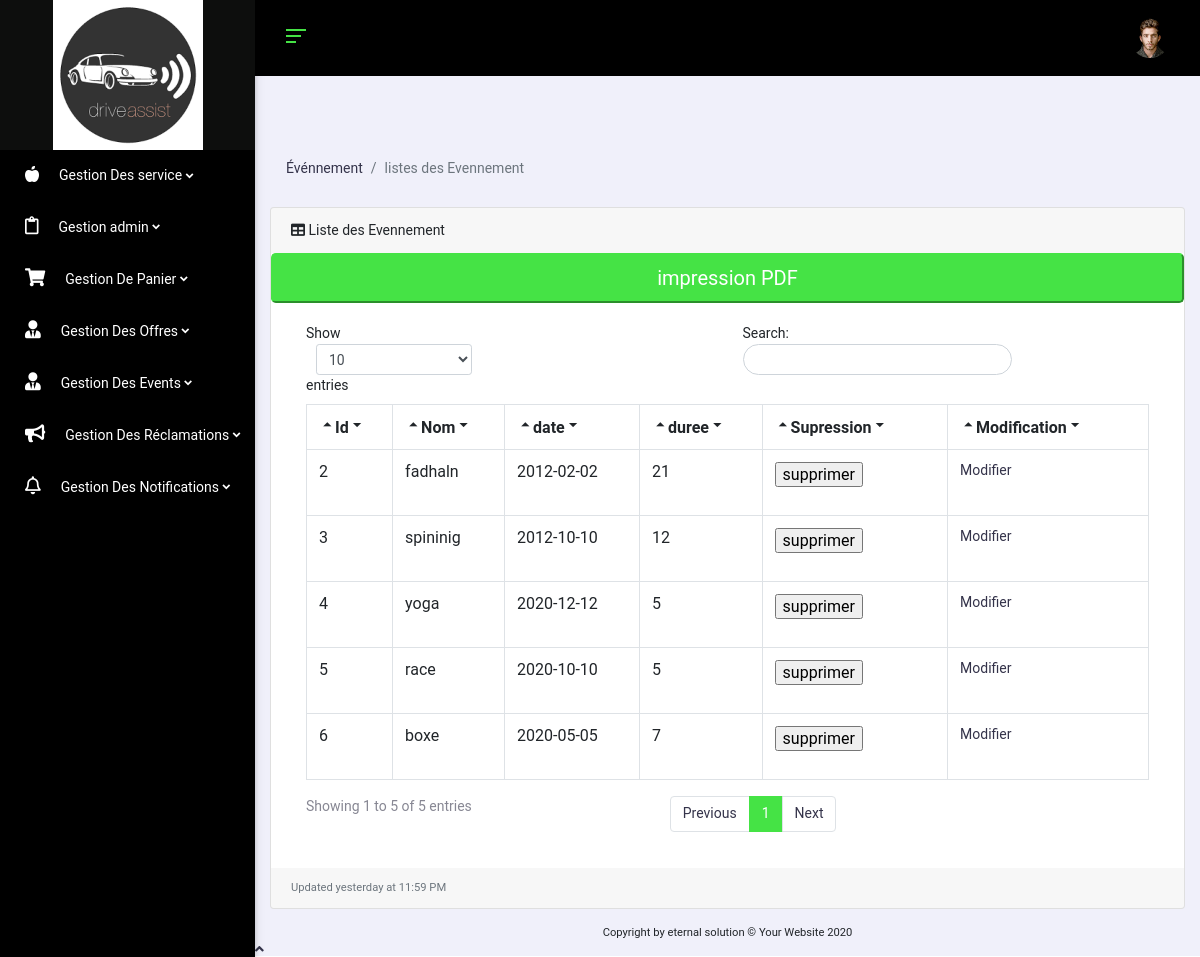
Screenshot of /back/afficherEvent.php with the database file from the repository.
### tables this page shows
CREATE TABLE IF NOT EXISTS `event` (
  `id` int(11) NOT NULL AUTO_INCREMENT,
  `nom` varchar(50) NOT NULL,
  `dateE` date NOT NULL,
  `duree` int(50) NOT NULL,
  PRIMARY KEY (`id`)
);

### controller/EventC.php (called while the page is built, shortened)
<?PHP
	class EventC {
		function afficherEvents(){
			$sql="SELECT * FROM event";
			$db = config::getConnexion();
			try{
				$liste = $db->query($sql);
				return $liste;
			}
			catch (Exception $e){
				die('Erreur: '.$e->getMessage());
			}
		}
	}
?>

### back/afficherEvent.php (the view, shortened to what this page needs)
<?PHP
	include "../controller/EventC.php";
	include "HeaderM.php";
	$EventC=new EventC();
	$listeUsers=$EventC->afficherEvents();
?>
<div class="content-wrapper">
    <div class="container-fluid">
        <ol class="breadcrumb">
            <li class="breadcrumb-item">
                <a href="#">Événnement</a>
            </li>
            <li class="breadcrumb-item active">listes des Evennement</li>
        </ol>
        <div class="card mb-3">
            <div class="card-header">
                <i class="fa fa-table"></i> Liste des Evennement</div>
            <button class="btn-lg btn-primary" onclick="imprimer_page()" value="Imprimer la Page" >impression PDF</button>
            <div class="card-body">
                <div class="table-responsive">
                    <table class="table table-bordered" id="dataTable" name="dataTable" width="100%" cellspacing="0">
                        <thead>
                        <tr>
                            <th>Id</th>
                            <th>Nom</th>
                            <th>date</th>
                            <th>duree</th>
                            <th>Supression</th>
                            <th>Modification</th>
                        </tr>
                        </thead>
                        <tbody>
			<?PHP
				foreach($listeUsers as $user){
			?>
				<tr>
					<td><?PHP echo $user['id']; ?></td>
					<td><?PHP echo $user['nom']; ?></td>
					<td><?PHP echo $user['dateE']; ?></td>
					<td><?PHP echo $user['duree']; ?></td>
 					<td>
						<form method="POST" action="supprimerEvent.php">
						<input type="submit" name="supprimer" value="supprimer">
						</form>
					</td>
					<td>
						<a href="modifierEvent.php?id=<?PHP echo $user['id']; ?>"> Modifier </a>
					</td>
				</tr>
			<?PHP
				}
			?>
		</table>
	</body>
</div>
</div>
<div class="card-footer small text-muted">Updated yesterday at 11:59 PM</div>
</div>
</div>
<?php include 'footer.php' ; ?>

### rows the page displays
event: id "2", nom "fadhaln", dateE "2012-02-02", duree "21"
event: id "3", nom "spininig", dateE "2012-10-10", duree "12"
event: id "4", nom "yoga", dateE "2020-12-12", duree "5"
event: id "5", nom "race", dateE "2020-10-10", duree "5"
event: id "6", nom "boxe", dateE "2020-05-05", duree "7"
